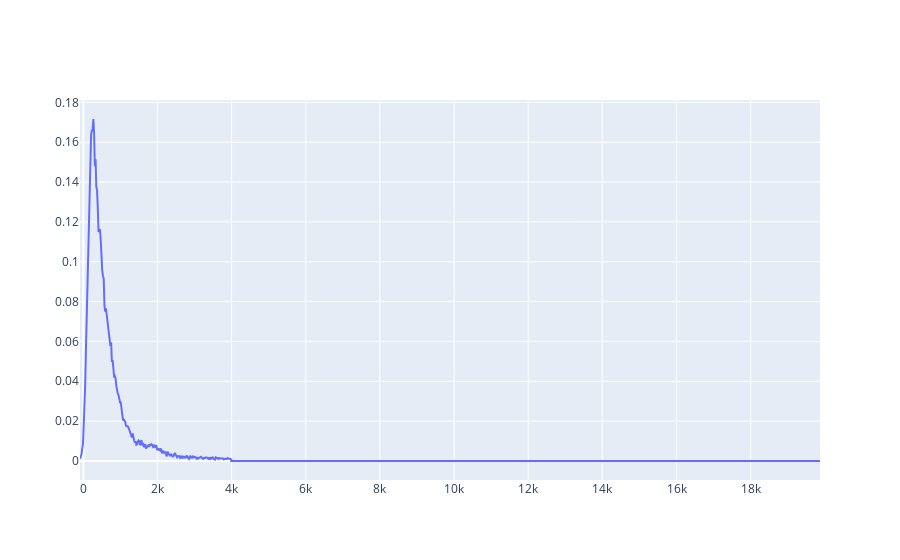

Source (notebook cell):
### Code cell
# estrapolazione energie dai picchi del fondo del BGO

import plotly.graph_objects as go
fig = go.Figure(data=[go.Scatter(x=channel_back, y=frequency_back, mode='lines', name='Fondo BGO')])
fig.show()

def parabola(x, a, x0, y0):
    return y0 + a*(x-x0)**2

error = np.sqrt(counts_back)/time_back
error = np.concatenate((error, np.zeros(len(allungo_x))))[:len(channel_back)]

ls = LeastSquares(channel_back, frequency_back, error, parabola)
m = Minuit(ls, a=-1, x0=270, y0=np.max(frequency_back))
ls.mask = (channel_back > 140) & (channel_back < 360)
m.migrad()
m.hesse()
display(m)

def energy(x, k, eta):
    return -np.log(1 - x/k)/eta

def err_energy(x, err_x, k, eta, err_k, err_eta):
    return np.sqrt((err_eta/eta**2 * np.log(1-x/k))**2 + (x/(eta*k**2)/(1-x/k))**2 * err_k**2 + (err_x/(k*eta*(1-x/k)))**2)

ADC_peak = m.values['x0']
ADC_error = m.errors['x0']

energy_peak = energy(ADC_peak, m5.values['b'], m5.values['a'])
error_energy_peak = err_energy(ADC_peak, ADC_error, m5.values['b'], m5.values['a'], m5.errors['b'], m5.errors['a'])

print(f'energia picco: {energy_peak} +- {error_energy_peak}')

### Figure 1 — Plotly figure (JSON) as saved in the notebook; plotly's stock layout.template omitted (floating-point values rounded to 4 significant figures; data arrays with more than 128 entries replaced by an {"elided": "..."} marker saying what was removed)
{"data": [{"mode": "lines", "name": "Fondo BGO", "type": "scatter", "x": {"elided": "1000 int values"}, "y": {"elided": "1000 float values"}}], "layout": {}}
